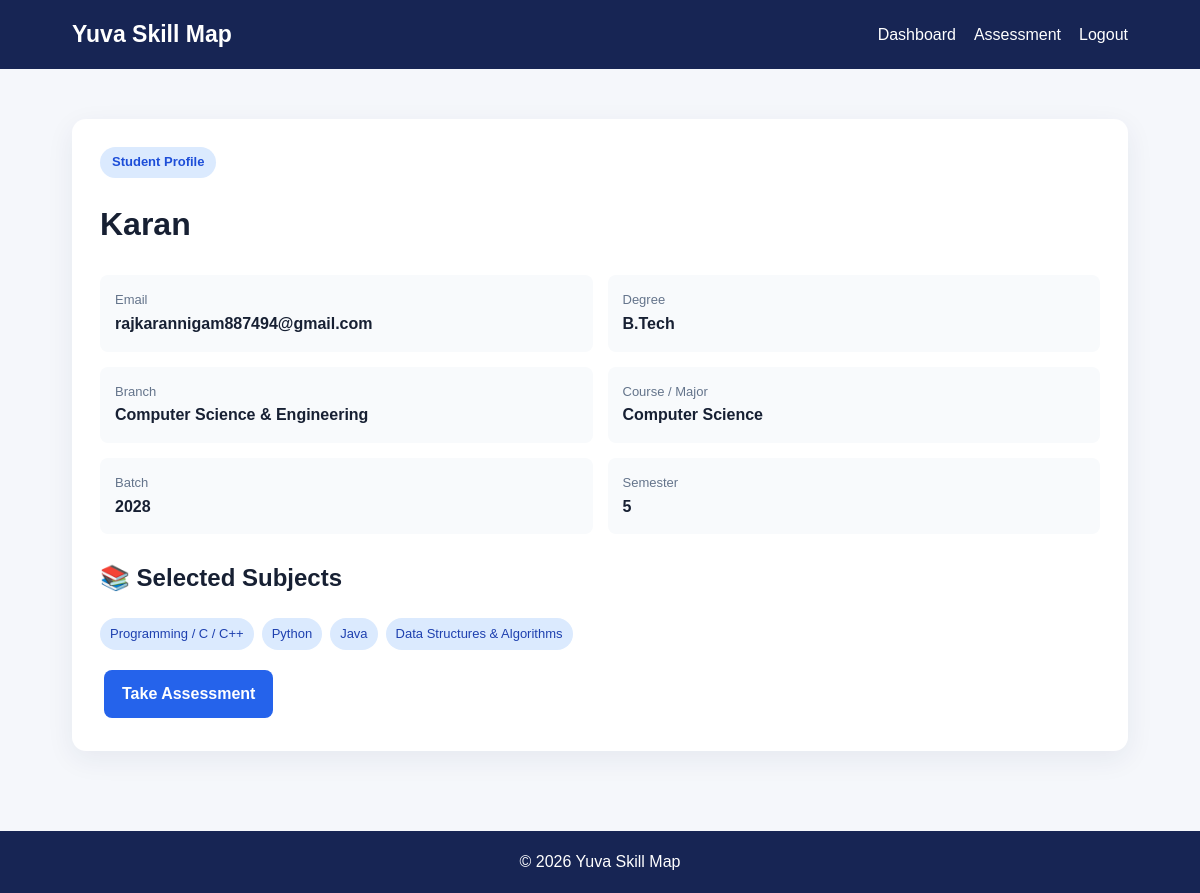
Screenshot of /profile (signed in) with the database file from the repository.
### tables this page shows
CREATE TABLE users(
    id INTEGER PRIMARY KEY AUTOINCREMENT,name TEXT NOT NULL,email TEXT UNIQUE NOT NULL,password TEXT NOT NULL,
    degree TEXT NOT NULL,branch TEXT NOT NULL,course TEXT NOT NULL,subjects TEXT NOT NULL,batch TEXT NOT NULL,semester TEXT NOT NULL,
    created_at TIMESTAMP DEFAULT CURRENT_TIMESTAMP);

### app.py (the view)
@app.route("/profile")
@login_required
def profile():
    c = conn()
    u = c.execute(
        "SELECT * FROM users WHERE id=?",
        (session["user_id"],)
    ).fetchone()
    c.close()
    return render_template(
        "profile.html",
        user=u,
        subjects=json.loads(u["subjects"])
    )

### app.py (called while the page is built)
def conn():
    c = sqlite3.connect(DB)
    c.row_factory = sqlite3.Row
    return c

def login_required(f):
    @wraps(f)
    def w(*a, **k):
        if session.get("user_id"):
            return f(*a, **k)
        return redirect(url_for("login"))
    return w

### templates/profile.html
<!doctype html><html><head><meta charset="UTF-8"><meta name="viewport" content="width=device-width,initial-scale=1"><title>Profile</title><link rel="stylesheet" href="/static/style.css"></head><body><header class="navbar"><a class="brand" href="/dashboard">Yuva Skill Map</a><nav><a href="/dashboard">Dashboard</a><a href="/assessment">Assessment</a><a href="/logout">Logout</a></nav></header><main class="section"><div class="card"><span class="badge">Student Profile</span><h1>{{user["name"]}}</h1><div class="profile-grid"><div><span>Email</span><strong>{{user["email"]}}</strong></div><div><span>Degree</span><strong>{{user["degree"]}}</strong></div><div><span>Branch</span><strong>{{user["branch"]}}</strong></div><div><span>Course / Major</span><strong>{{user["course"]}}</strong></div><div><span>Batch</span><strong>{{user["batch"]}}</strong></div><div><span>Semester</span><strong>{{user["semester"]}}</strong></div></div><h2>📚 Selected Subjects</h2><div class="chips">{% for s in subjects %}<span>{{s}}</span>{% endfor %}</div><a class="btn primary" href="/assessment">Take Assessment</a></div></main><footer>© 2026 Yuva Skill Map</footer></body></html>

### static/style.css (style rules this page uses)
* { box-sizing:border-box }
body { margin:0;font-family:Arial,sans-serif;background:#f5f7fb;color:#172033;line-height:1.6 }
a { text-decoration:none;color:#2563eb }
.navbar { background:#172554;color:white;padding:16px 6%;display:flex;justify-content:space-between;align-items:center;gap:20px }
.brand { color:white;font-size:23px;font-weight:800 }
.navbar nav { display:flex;gap:18px;flex-wrap:wrap }
.navbar nav a { color:white }
.badge { display:inline-block;background:#dbeafe;color:#1d4ed8;border-radius:999px;padding:5px 12px;font-size:13px;font-weight:700 }
.btn { display:inline-block;border:0;border-radius:8px;padding:11px 18px;margin:5px 4px;font-weight:700;cursor:pointer }
.primary { background:#2563eb;color:white }
.section { padding:50px 6%;max-width:1400px;margin:auto }
.card,.form-card,.assessment-card,.result-card,.table-card,.welcome-box { background:white;border-radius:14px;padding:28px;box-shadow:0 8px 28px #17255412 }
.two-col,.profile-grid { display:grid;grid-template-columns:1fr 1fr;gap:15px }
.chips { display:flex;gap:8px;flex-wrap:wrap;margin:15px 0 }
.chips span { background:#dbeafe;color:#1e40af;padding:6px 10px;border-radius:999px;font-size:13px }
.profile-grid { margin:25px 0 }
.profile-grid div { background:#f8fafc;padding:15px;border-radius:8px }
.profile-grid span { display:block;color:#64748b;font-size:13px }
footer { background:#172554;color:white;text-align:center;padding:18px;margin-top:30px }

### rows the page displays
users: name "Karan", email "rajkarannigam887494@gmail.com", degree "B.Tech", branch "Computer Science & Engineering", course "Computer Science", batch "2028", semester "5"

### other values shown
{{ s }} "Programming / C / C++" "Python" "Java" "Data Structures & Algorithms"
